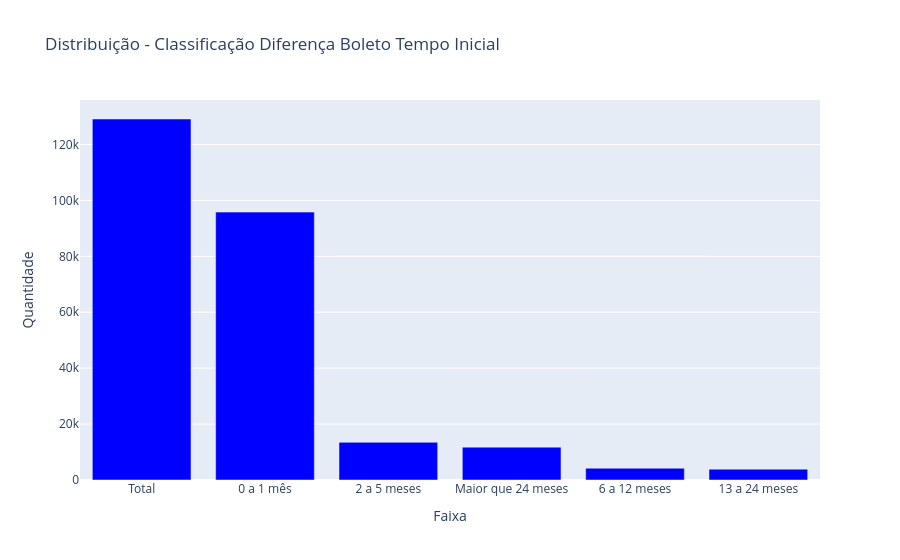
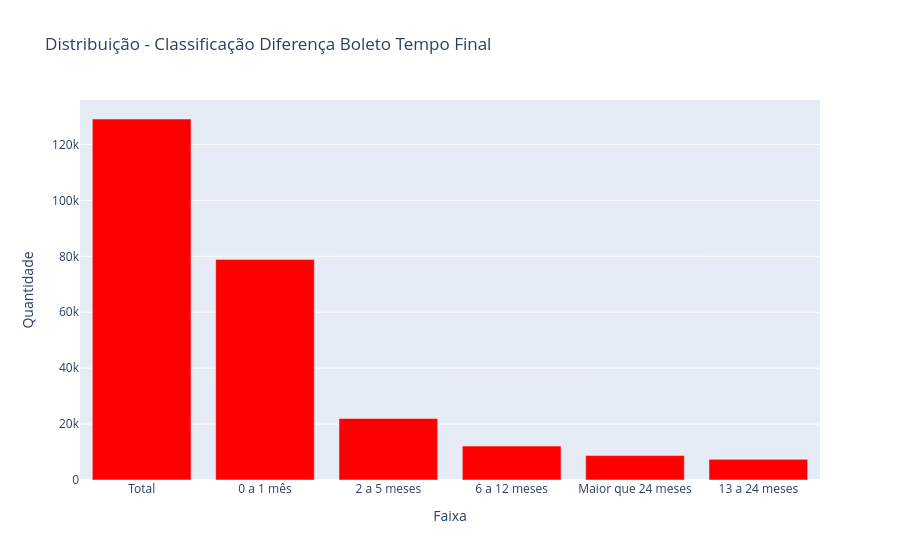

Source (notebook cell) for these figures, in order:
### Code cell
from pyspark.sql import functions as F

# Contar a quantidade de cada faixa no Spark
count_inicial_sdf = tabela_nova_sdf.groupBy("classifica_diferenca_boleto_tempo_inicial").count()
count_final_sdf = tabela_nova_sdf.groupBy("classifica_diferenca_boleto_tempo_final").count()

# Adicionar a linha do total
total_inicial = count_inicial_sdf.agg(F.sum("count")).collect()[0][0]
total_final = count_final_sdf.agg(F.sum("count")).collect()[0][0]

count_inicial_sdf = count_inicial_sdf.union(
    spark.createDataFrame([("Total", total_inicial)], ["classifica_diferenca_boleto_tempo_inicial", "count"])
)

count_final_sdf = count_final_sdf.union(
    spark.createDataFrame([("Total", total_final)], ["classifica_diferenca_boleto_tempo_final", "count"])
)

# Converter para Pandas
count_inicial_pdf = count_inicial_sdf.toPandas()
count_final_pdf = count_final_sdf.toPandas()




# Ordenar os dados pela quantidade em ordem decrescente (do maior para o menor)
count_inicial_pdf = count_inicial_pdf.sort_values(by="count", ascending=False)
count_final_pdf = count_final_pdf.sort_values(by="count", ascending=False)

# Criar gráfico interativo para classifica_diferenca_boleto_tempo_inicial
fig_inicial = go.Figure()
fig_inicial.add_trace(go.Bar(
    x=count_inicial_pdf["classifica_diferenca_boleto_tempo_inicial"],
    y=count_inicial_pdf["count"],
    marker_color='blue'
))
fig_inicial.update_layout(
    title="Distribuição - Classificação Diferença Boleto Tempo Inicial",
    xaxis_title="Faixa",
    yaxis_title="Quantidade",
    xaxis=dict(categoryorder="total descending")
)
fig_inicial.show()

# Criar gráfico interativo para classifica_diferenca_boleto_tempo_final
fig_final = go.Figure()
fig_final.add_trace(go.Bar(
    x=count_final_pdf["classifica_diferenca_boleto_tempo_final"],
    y=count_final_pdf["count"],
    marker_color='red'
))
fig_final.update_layout(
    title="Distribuição - Classificação Diferença Boleto Tempo Final",
    xaxis_title="Faixa",
    yaxis_title="Quantidade",
    xaxis=dict(categoryorder="total descending")
)
fig_final.show()

display(count_inicial_pdf)
display(count_final_pdf)

### Figure 1 — Plotly figure (JSON) as saved in the notebook; plotly's stock layout.template omitted (floating-point values rounded to 4 significant figures)
{"data": [{"marker": {"color": "blue"}, "type": "bar", "x": ["Total", "0 a 1 mês", "2 a 5 meses", "Maior que 24 meses", "6 a 12 meses", "13 a 24 meses"], "y": [129103, 95805, 13467, 11748, 4213, 3870]}], "layout": {"title": {"text": "Distribuição - Classificação Diferença Boleto Tempo Inicial"}, "xaxis": {"categoryorder": "total descending", "title": {"text": "Faixa"}}, "yaxis": {"title": {"text": "Quantidade"}}}}

### Figure 2 — Plotly figure (JSON) as saved in the notebook; plotly's stock layout.template omitted (floating-point values rounded to 4 significant figures)
{"data": [{"marker": {"color": "red"}, "type": "bar", "x": ["Total", "0 a 1 mês", "2 a 5 meses", "6 a 12 meses", "Maior que 24 meses", "13 a 24 meses"], "y": [129103, 78880, 21973, 12119, 8744, 7387]}], "layout": {"title": {"text": "Distribuição - Classificação Diferença Boleto Tempo Final"}, "xaxis": {"categoryorder": "total descending", "title": {"text": "Faixa"}}, "yaxis": {"title": {"text": "Quantidade"}}}}
